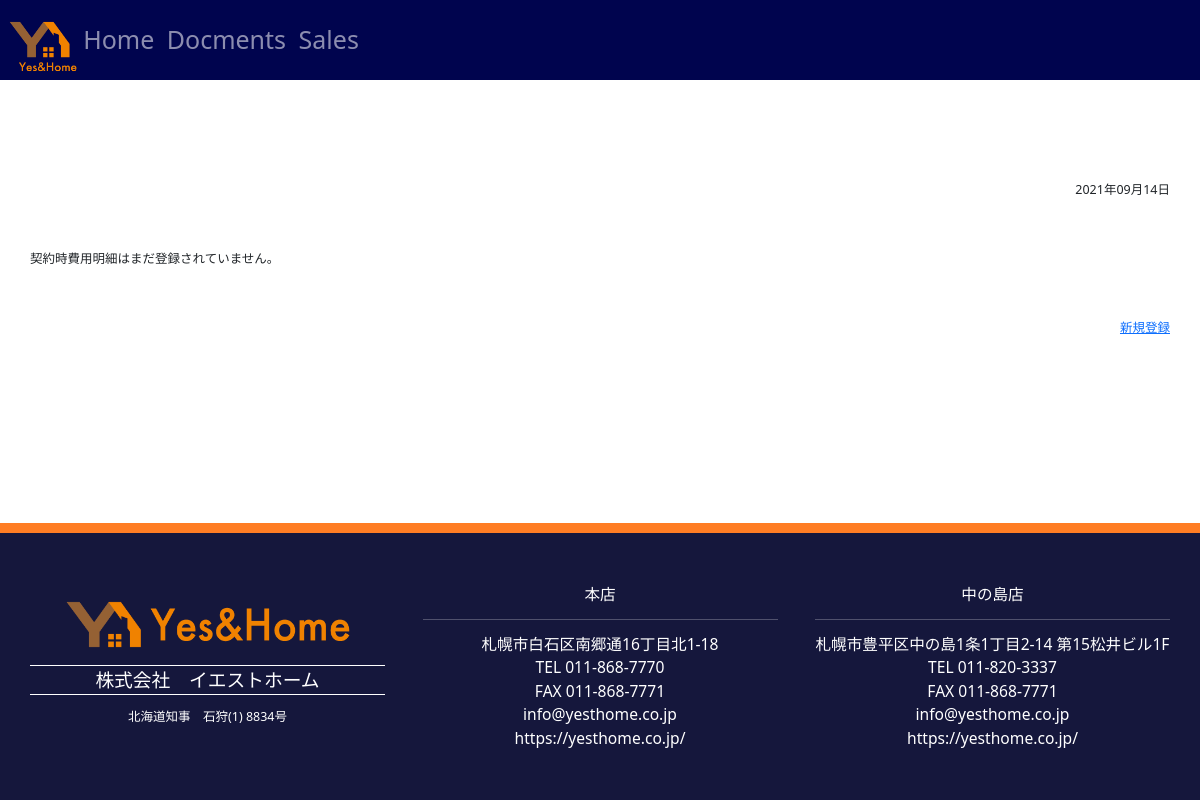
The app's page /docs/contract_top/ (signed in), older data.
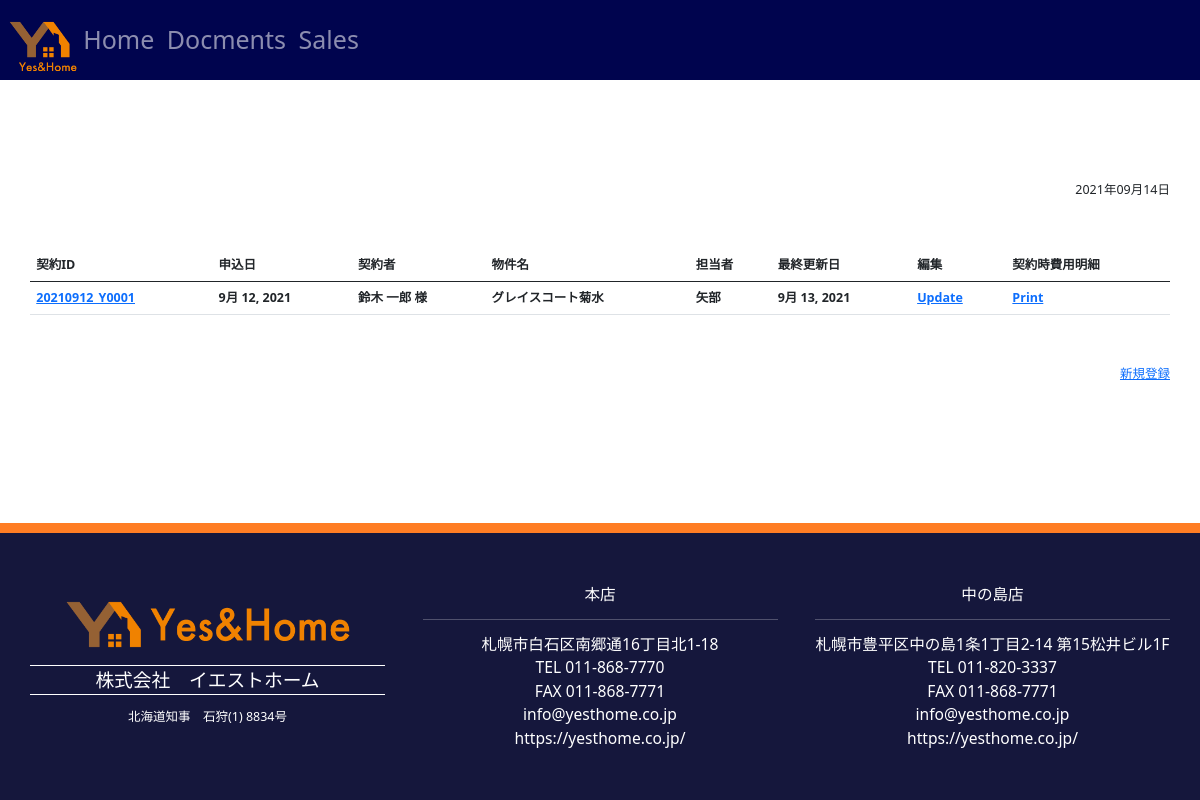
The same page, newer data.
### docs/models.py (models this page shows, shortened)
class ContractModel(models.Model):
    class Meta:
        verbose_name_plural = '01_契約データ'
    title = models.CharField(verbose_name='契約ID', max_length=100, default='')
    customer = models.ForeignKey(CustomerModel, verbose_name='契約者', on_delete=models.PROTECT)
    property = models.ForeignKey(PropertyModel, verbose_name='物件', on_delete=models.PROTECT)
    corp = models.ForeignKey(CorpModel, verbose_name='担当店舗', on_delete=models.PROTECT, blank=True, null=True, )
    staff = models.ForeignKey(StaffModel, verbose_name='担当者', default='', on_delete=models.PROTECT, blank=True, null=True, )
    offerdate = models.DateField(verbose_name='申込日', default=None, blank=True )
    contractdate = models.DateField(verbose_name='契約開始日', default=None, blank=True, null=True, )
    occupdate = models.DateField(verbose_name='入居日', default=None, blank=True, null=True, )
    postdate = models.DateField(verbose_name='登録日時', auto_now_add=True, blank=True, null=True)
    update = models.DateField(verbose_name='更新日時', auto_now=True, null=True)
    month1 = models.PositiveSmallIntegerField(verbose_name='当月', default=1, blank=True, null=True, )
    month2 = models.PositiveSmallIntegerField(verbose_name='翌月', default=1, blank=True, null=True, )
    shikikin = models.PositiveSmallIntegerField(verbose_name='敷金', default=None, blank=True, null=True, )
    reikin = models.PositiveSmallIntegerField(verbose_name='礼金', default=None, blank=True, null=True, )
    yachin1 = models.PositiveSmallIntegerField(verbose_name='家賃(当月)', default=None, blank=True, null=True, )
    yachin2 = models.PositiveSmallIntegerField(verbose_name='家賃(翌月)', default=None, blank=True, null=True, )
    kyoekihi1 = models.PositiveSmallIntegerField(verbose_name='共益費(当月)', default=None, blank=True, null=True, )
    kyoekihi2 = models.PositiveSmallIntegerField(verbose_name='共益費(翌月)', default=None, blank=True, null=True, )
    chonai1 = models.PositiveSmallIntegerField(verbose_name='町内会費(当月)', default=None, blank=True, null=True, )
    chonai2 = models.PositiveSmallIntegerField(verbose_name='町内会費(翌月)', default=None, blank=True, null=True, )
    kanrihi1 = models.PositiveSmallIntegerField(verbose_name='管理費(当月)', default=None, blank=True, null=True, )
    kanrihi2 = models.PositiveSmallIntegerField(verbose_name='管理費(翌月)', default=None, blank=True, null=True, )
    park1 = models.PositiveSmallIntegerField(verbose_name='駐車場費(当月)', default=None, blank=True, null=True, )
    park2 = models.PositiveSmallIntegerField(verbose_name='駐車場費(翌月)', default=None, blank=True, null=True, )
    hosyo = models.PositiveSmallIntegerField(verbose_name='月額保証料', default=None, blank=True, null=True, )
    kasai = models.PositiveSmallIntegerField(verbose_name='火災保険料', default=None, blank=True, null=True, )
    chukai = models.PositiveSmallIntegerField(verbose_name='仲介手数料', default=None, blank=True, null=True, )
    etc3 = models.PositiveSmallIntegerField(verbose_name='清掃料', default=None, blank=True, null=True, )
    hosyoitaku = models.PositiveSmallIntegerField(verbose_name='初回保証委託料', default=None, blank=True, null=True, )
    ff = models.PositiveSmallIntegerField(verbose_name='FF分解整備料', default=None, blank=True, null=True, )
    cyrinder = models.PositiveSmallIntegerField(verbose_name='シリンダー交換料', default=None, blank=True, null=True, )
    etc1 = models.PositiveSmallIntegerField(verbose_name='その他1(備考欄参照)', default=None, blank=True, null=True, )
    etc2 = models.PositiveSmallIntegerField(verbose_name='その他2(備考欄参照)', default=None, blank=True, null=True, )
    total = models.PositiveSmallIntegerField(verbose_name='合計金額(税込)', default=None, blank=True, null=True, )
    deposit = models.PositiveSmallIntegerField(verbose_name='手付金', default=None, blank=True, null=True, )
    zankin = models.PositiveSmallIntegerField(verbose_name='差引残金', default=None, blank=True, null=True, )
    limit = models.DateField(verbose_name='差引残金期日', default=None, blank=True, null=True)
    jumin1 = models.BooleanField(verbose_name='入居者全員住民票(本籍省略)', default=True, blank=True, null=True, )
    jumin2 = models.BooleanField(verbose_name='入居者全員住民票(本籍記載)', default=False, blank=True, null=True, )
    inkan = models.BooleanField(verbose_name='印鑑証明書', default=False, blank=True, null=True, )
    mibun = models.BooleanField(verbose_name='身分証明書写し', default=False, blank=True, null=True, )
    hoken = models.BooleanField(verbose_name='社会保険証写し', default=False, blank=True, null=True, )
    syotoku = models.BooleanField(verbose_name='所得証明書', default=False, blank=True, null=True, )
    syaken = models.BooleanField(verbose_name='車検証写し', default=False, blank=True, null=True, )
    gakusei = models.BooleanField(verbose_name='学生証写し', default=False, blank=True, null=True, )
    zaiseki = models.BooleanField(verbose_name='在籍証明書', default=False, blank=True, null=True, )
    naitei = models.BooleanField(verbose_name='内定通知書', default=False, blank=True, null=True, )
    gokaku = models.BooleanField(verbose_name='合格通知書', default=False, blank=True, null=True, )

class CustomerModel(models.Model):
    class Meta:
        verbose_name_plural = '11_顧客データ'
    lastname = models.CharField(verbose_name='姓', max_length=20, default='')
    firstname = models.CharField(verbose_name='名', max_length=20, default='')
    lastnamekana = models.CharField(verbose_name='姓（フリガナ）', max_length=20, default='')
    firstnamekana = models.CharField(verbose_name='名（フリガナ）', max_length=20, default='')
    honorific = models.CharField(verbose_name='敬称', blank=True, null=True, default='様', max_length=10)
    age = models.PositiveSmallIntegerField(verbose_name='年齢', default='', blank=True, null=True, )
    gender = models.CharField(verbose_name='性別', default='', blank=True, null=True, choices=(('1','男性'), ('2', '女性'), ('3', 'その他')), max_length=1)
    birthday = models.CharField(verbose_name='生年月日', max_length=20, blank=True, null=True, default='年月日')
    postcode = models.CharField(verbose_name='郵便番号', default='', max_length=10, blank=True, null=True)
    address1 = models.CharField(verbose_name='住所1', default='', blank=True, null=True, max_length=100)
    address2 = models.CharField(verbose_name='住所2', default='', blank=True, null=True, max_length=100)
    email = models.EmailField(verbose_name='E-mail', default='', blank=True, null=True, max_length=100, )
    tel1 = models.CharField(verbose_name='電話番号1', default='', blank=True, null=True, max_length=20,)
    tel2 = models.CharField(verbose_name='電話番号2', default='', blank=True, null=True, max_length=20,)
    fax = models.CharField(verbose_name='FAX', default='', blank=True, null=True, max_length=20, )
    moveInDate = models.DateField(verbose_name='入居日', default='', blank=True, null=True, )
    contractCategory=models.CharField(verbose_name='契約種別', default='', blank=True, null=True, max_length=10, choices=(('Rent', '賃貸'), ('Buy','購入'), ('Sell', '売却'), ('Other', 'その他')))
    contractInfo = models.CharField(verbose_name='契約情報', default='', max_length=20, blank=True, null=True, )
    remarks = models.TextField(verbose_name='特記事項', blank=True, null=True, default='特記なし')
    postdate = models.DateField(verbose_name='登録日時', auto_now_add=True, null=True)
    update = models.DateField(verbose_name='更新日時', auto_now=True, null=True)

class PropertyModel(models.Model):
    class Meta:
        verbose_name_plural = '12_物件データ'
    propertyname = models.CharField(verbose_name='物件名', max_length=100, default='')
    address = models.CharField(verbose_name='住所', default='', blank=True, null=True, max_length=100)
    room = models.CharField(verbose_name='部屋番号', default='', max_length=10, blank=True, null=True, )
    madori = models.CharField(verbose_name='間取り', default='', max_length=10, blank=True, null=True, )
    floor = models.PositiveSmallIntegerField(verbose_name='階数', default='', blank=True, null=True, )
    contractCategory=models.CharField(verbose_name='契約種別', default='', blank=True, null=True, max_length=10, choices=(('Rent', '賃貸'), ('Trade','売買'), ('Other', 'その他')))
    remarks = models.TextField(verbose_name='特記事項', blank=True, null=True, default='特記なし')
    postdate = models.DateField(verbose_name='登録日時', auto_now_add=True, null=True)
    update = models.DateField(verbose_name='更新日時', auto_now=True, null=True)

class StaffModel(models.Model):
    class Meta:
        verbose_name_plural = '52_スタッフデータ'
    lastname = models.CharField(verbose_name='姓', max_length=20, default='')
    firstname = models.CharField(verbose_name='名', max_length=20, default='')
    lastnamekana = models.CharField(verbose_name='姓（フリガナ）', max_length=20, default='')
    firstnamekana = models.CharField(verbose_name='名（フリガナ）', max_length=20, default='')
    nameen = models.CharField(verbose_name='Lastname Firstname', max_length=100, default='')
    department=models.CharField(verbose_name='部署', default='', blank=True, null=True, max_length=10)
    age = models.PositiveSmallIntegerField(verbose_name='年齢', default='', blank=True, null=True, )
    gender = models.CharField(verbose_name='性別', default='', blank=True, null=True, choices=(('1','男性'), ('2', '女性'), ('3', 'その他')), max_length=1)
    birthday = models.DateField(verbose_name='生年月日', blank=True, null=True, default='2000-01-01')
    postcode = models.CharField(verbose_name='郵便番号', default='', max_length=10, blank=True, null=True)
    address1 = models.CharField(verbose_name='住所1', default='', blank=True, null=True, max_length=100)
    address2 = models.CharField(verbose_name='住所2', default='', blank=True, null=True, max_length=100)
    email = models.EmailField(verbose_name='E-mail', default='', blank=True, null=True, max_length=100, )
    tel1 = models.CharField(verbose_name='電話番号1', default='', blank=True, null=True, max_length=20,)
    tel2 = models.CharField(verbose_name='電話番号2', default='', blank=True, null=True, max_length=20,)
    fax = models.CharField(verbose_name='FAX', default='', blank=True, null=True, max_length=20, )
    remarks = models.TextField(verbose_name='特記事項', blank=True, null=True, default='特記なし')
    postdate = models.DateField(verbose_name='登録日時', auto_now_add=True, null=True)
    update = models.DateField(verbose_name='更新日時', auto_now=True, null=True)

### docs/views.py (the view)
# urls.py: path("contract_top/", views.contract_top, name="contract_top"),
@login_required
def contract_top(request):
    contract_list = ContractModel.objects.all()
    context = {"contract_list": contract_list}
    return render(request, "contract_top.html", context)

### templates/contract_top.html (shortened to what this page needs)
{% extends 'base.html' %}
{% block content %}
<div class="container mt-5">
</div>
<div class="container mt-5">
    <p class="text-end">{% now "Y年m月d日" %}</p>
</div>
<div class="container mt-5">
    {% if contract_list %}
    <table class="table">
        <thead>
        <tr>
            <th>契約ID</th>
            <th>申込日</th>
            <th>契約者</th>
            <th>物件名</th>
            <th>担当者</th>
            <th>最終更新日</th>
            <th>編集</th>
            <th>契約時費用明細</th>
        </tr>
        </thead>
        <tbody>
        {% for contract in contract_list %}
        <tr>
            <th><a href="{% url 'contract_detail' contract.id %}">{{ contract.title }}</a></th>
            <th>{{ contract.offerdate }}</th>
            <th>{{ contract.customer.lastname }} {{ contract.customer.firstname }} {{ contract.customer.honorific }}</th>
            <th>{{ contract.property.propertyname }}</th>
            <th>{{ contract.staff.lastname }}</th>
            <th>{{ contract.update }}</th>
            <th><a href="{% url 'contract_edit' contract.id %}">Update</a></th>
            <th><a href="{% url 'meisai_print' contract.id %}">Print</a></th>
        </tr>
        {% endfor %}
        </tbody>
    </table>
    {% else %}
    <p>契約時費用明細はまだ登録されていません。</p>
    {% endif %}
</div>
<div class="container mt-5">
    <p class="text-end"><a href="{% url 'contract_new' %}">新規登録</a></p>
</div>
{% endblock content %}

Row changes from the older to the newer data that the page shows:
added ContractModel: title "20210912_Y0001", offerdate "9月 12, 2021", customer.lastname "鈴木", customer.firstname "一郎", customer.honorific "様", property.propertyname "グレイスコート菊水", staff.lastname "矢部", update "9月 13, 2021"
Text that changed along with them:
text no longer shown: "契約時費用明細はまだ登録されていません。"
text now shown: "契約ID 申込日 契約者 物件名 担当者 最終更新日 編集 契約時費用明細"
